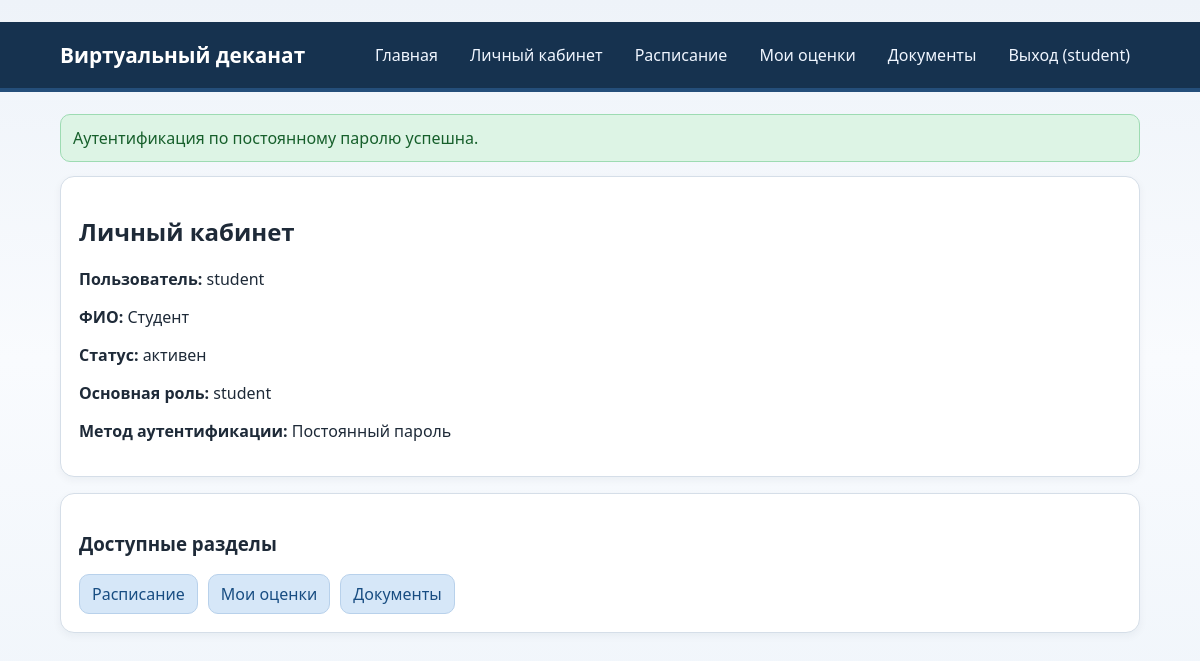
Before: /dashboard (signed in) with the older database file.
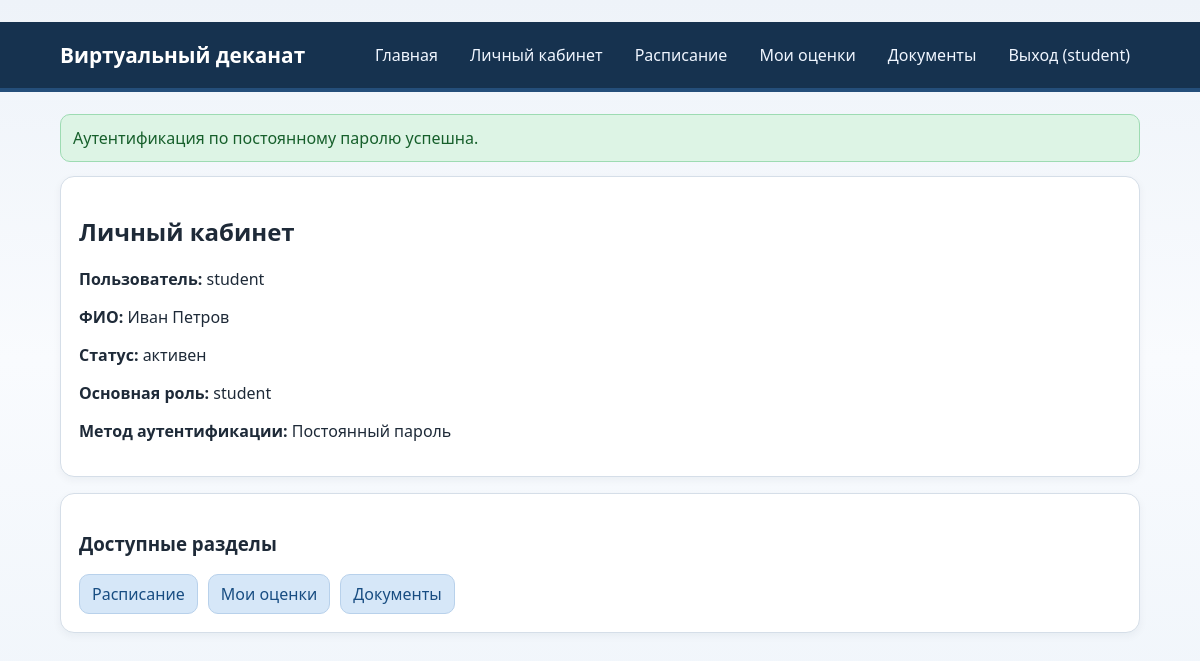
After: the same page with the newer database file.
### models.py (models this page shows)
class User(Base):
    __tablename__ = "users"
    id = Column(Integer, primary_key=True, index=True)
    username = Column(String(50), unique=True, nullable=False, index=True)
    password_hash = Column(String(255), nullable=False)
    full_name = Column(String(120), nullable=False)
    is_active = Column(Boolean, default=True, nullable=False)
    clearance_level = Column(Integer, default=1, nullable=False)
    secret_key = Column(Integer, default=100, nullable=False)
    primary_role_id = Column(Integer, ForeignKey("roles.id"), nullable=True)
    primary_role = relationship("Role", foreign_keys=[primary_role_id])
    roles = relationship("Role", secondary="user_roles", back_populates="users")
    action_logs = relationship("ActionLog", back_populates="user")

### main.py (the view)
@app.get("/dashboard", response_class=HTMLResponse)
def dashboard(request: Request, db: Session = Depends(get_db)):
    user, redirect = login_required(request, db)
    if redirect:
        return redirect
    context = build_context(request, db)
    return templates.TemplateResponse("dashboard.html", context)

### templates/dashboard.html (shortened to what this page needs)
﻿{% extends "base.html" %}
{% block content %}
<section class="card">
    <h2>Личный кабинет</h2>
    <p><strong>Пользователь:</strong> {{ current_user.username }}</p>
    <p><strong>ФИО:</strong> {{ current_user.full_name }}</p>
    <p><strong>Статус:</strong> {{ "активен" if current_user.is_active else "неактивен" }}</p>
    <p><strong>Основная роль:</strong> {{ primary_role_name or "не назначена" }}</p>
    <p><strong>Метод аутентификации:</strong> {{ auth_method }}</p>
</section>
<section class="card">
    <h3>Доступные разделы</h3>
    {% if available_sections %}
        <div class="tag-list">
            {% for section in available_sections %}
                <a class="section-chip" href="{{ section.path }}">{{ section.title }}</a>
            {% endfor %}
        </div>
    {% else %}
        <p>Для вашей роли пока не настроены разделы.</p>
    {% endif %}
</section>
{% endblock %}

### templates/base.html (shortened to what this page needs)
<!DOCTYPE html>
<html lang="ru">
<head>
    <link rel="stylesheet" href="/static/style.css">
</head>
<body>
    <header class="site-header">
        <div class="container row-between">
            <h1>Виртуальный деканат</h1>
            <nav class="top-nav">
                <a href="/">Главная</a>
                {% if current_user %}
                    <a href="/dashboard">Личный кабинет</a>
                    {% for section in available_sections %}
                        <a href="{{ section.path }}">{{ section.title }}</a>
                    {% endfor %}
                    <a href="/logout">Выход ({{ current_user.username }})</a>
                {% else %}
                    <a href="/register">Регистрация</a>
                    <a href="/login">Вход</a>
                {% endif %}
            </nav>
        </div>
    </header>
    <main class="container">
        {% if flash %}
            <div class="flash flash-{{ flash.category }}">
                {{ flash.message }}
            </div>
        {% endif %}
        {% block content %}{% endblock %}
    </main>
</body>
</html>

Changed rows visible on the page:
changed User "student": full_name "Студент" → "Иван Петров"
